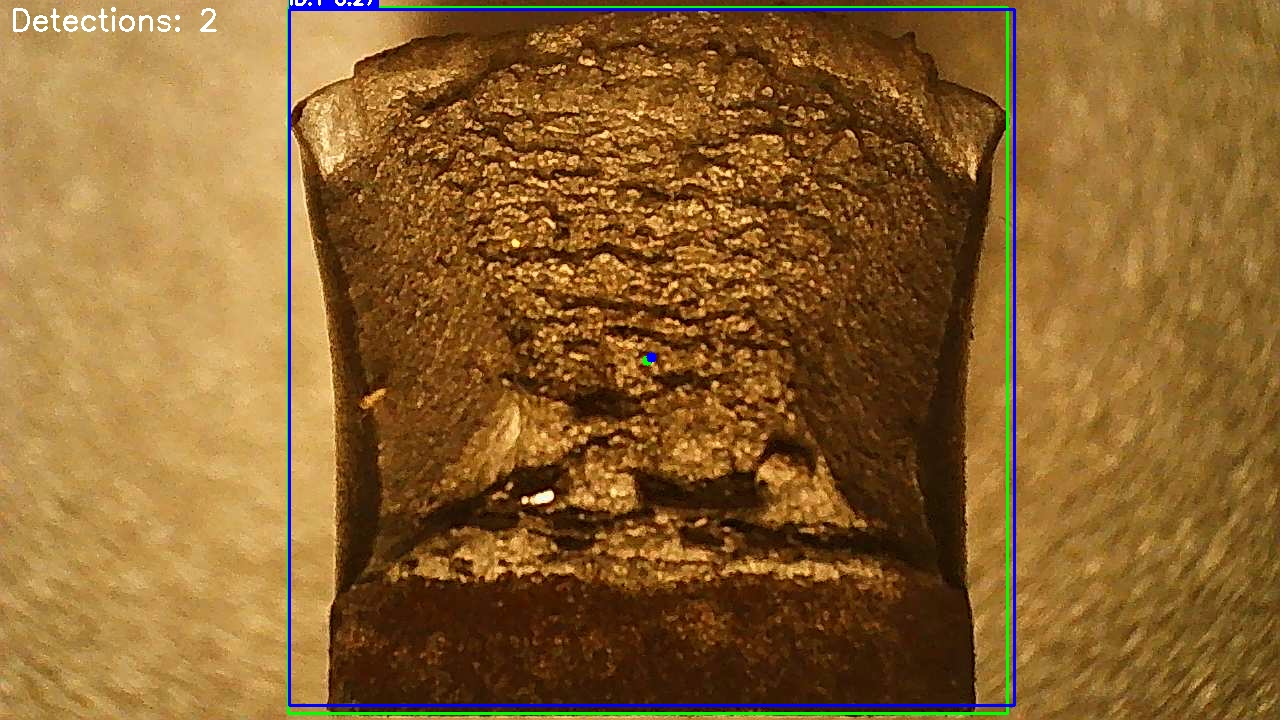
#> input picture tests/data/detection_test_frame_1.jpg, 1280 x 720 px
$ python -i image_processor.py   (imports and definitions only)   (older library calls are emulated)
#> lines starting #> are read from the running program, lines starting #| are printed output that depends on the picture
#> further down, picture is the input picture: shape (720, 1280, 3); mean B, G, R 47, 98.8, 139
"""
Image preprocessing utilities for Charpy specimen analysis.
"""

import cv2
import numpy as np
from typing import Tuple, Optional, List, Dict, Any
from PIL import Image
import logging

logger = logging.getLogger(__name__)


class ImageProcessor:
    """Image preprocessing for Charpy specimen analysis."""

    def __init__(self):
        """Initialize image processor."""
        self.default_size = (512, 512)

    def resize_image(self,
                    image: np.ndarray,
                    target_size: Tuple[int, int],
                    maintain_aspect_ratio: bool = True) -> np.ndarray:
        """
        Resize image to target size.

        Args:
            image: Input image
            target_size: Target (width, height)
            maintain_aspect_ratio: Whether to maintain aspect ratio

        Returns:
            np.ndarray: Resized image
        """
#> called with target_size = (512, 512), maintain_aspect_ratio = True
        if maintain_aspect_ratio:
            h, w = image.shape[:2]
#> h = 720; w = 1280
            target_w, target_h = target_size

            # Calculate scaling factor
            scale = min(target_w / w, target_h / h)
#> scale = 0.4
            new_w, new_h = int(w * scale), int(h * scale)
#> new_w = 512; new_h = 288

            # Resize image
            resized = cv2.resize(image, (new_w, new_h), interpolation=cv2.INTER_AREA)
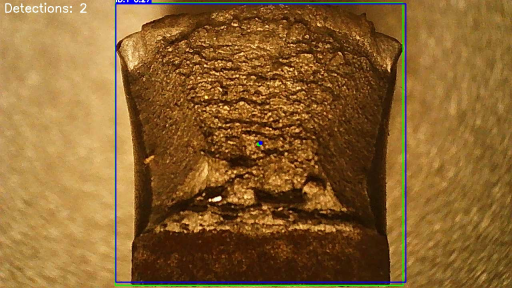
#> resized: shape (288, 512, 3); mean B, G, R 47, 98.8, 139

            # Create canvas and center image
            if len(image.shape) == 3:
                canvas = np.zeros((target_h, target_w, image.shape[2]), dtype=image.dtype)
            else:
                canvas = np.zeros((target_h, target_w), dtype=image.dtype)

            y_offset = (target_h - new_h) // 2
#> y_offset = 112
            x_offset = (target_w - new_w) // 2
#> x_offset = 0
            canvas[y_offset:y_offset+new_h, x_offset:x_offset+new_w] = resized
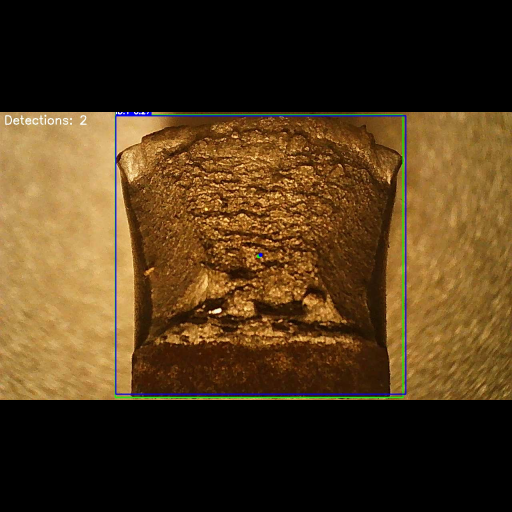
#> canvas: shape (512, 512, 3); mean B, G, R 26.5, 55.6, 78.2

            return canvas
        else:
            return cv2.resize(image, target_size, interpolation=cv2.INTER_AREA)

    def normalize_image(self, image: np.ndarray, method: str = 'minmax') -> np.ndarray:
        """
        Normalize image values.

        Args:
            image: Input image
            method: Normalization method ('minmax', 'zscore', 'clahe')

        Returns:
            np.ndarray: Normalized image
        """
#> called with method = 'clahe'
        if method == 'minmax':
            return cv2.normalize(image, None, 0, 255, cv2.NORM_MINMAX).astype(np.uint8)
        elif method == 'zscore':
            mean = np.mean(image)
            std = np.std(image)
            normalized = (image - mean) / (std + 1e-8)
            return ((normalized + 3) / 6 * 255).clip(0, 255).astype(np.uint8)
        elif method == 'clahe':
            if len(image.shape) == 3:
                lab = cv2.cvtColor(image, cv2.COLOR_BGR2LAB)
#> lab: shape (512, 512, 3); mean of channels 0, 1, 2 63.8, 134.5, 147.6
                clahe = cv2.createCLAHE(clipLimit=2.0, tileGridSize=(8, 8))
                lab[:, :, 0] = clahe.apply(lab[:, :, 0])
#> lab: shape (512, 512, 3); mean of channels 0, 1, 2 70.9, 134.5, 147.6
                return cv2.cvtColor(lab, cv2.COLOR_LAB2BGR)
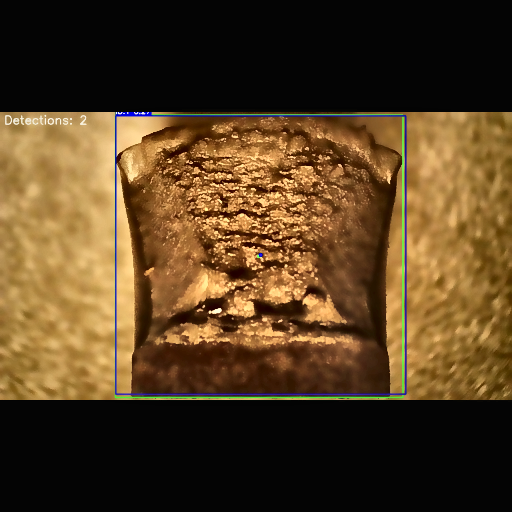
#> returned value: shape (512, 512, 3); mean B, G, R 33.7, 62.9, 86.2
            else:
                clahe = cv2.createCLAHE(clipLimit=2.0, tileGridSize=(8, 8))
                return clahe.apply(image)
        else:
            raise ValueError(f"Unknown normalization method: {method}")

    # [13 lines left out: function enhance_contrast, not called in this run]

    def denoise_image(self, image: np.ndarray, method: str = 'bilateral') -> np.ndarray:
        """
        Remove noise from image.

        Args:
            image: Input image
            method: Denoising method ('bilateral', 'gaussian', 'median', 'nlm')

        Returns:
            np.ndarray: Denoised image
        """
        if method == 'bilateral':
            return cv2.bilateralFilter(image, 9, 75, 75)
        elif method == 'gaussian':
            return cv2.GaussianBlur(image, (5, 5), 0)
        elif method == 'median':
            return cv2.medianBlur(image, 5)
        elif method == 'nlm':
            if len(image.shape) == 3:
                return cv2.fastNlMeansDenoisingColored(image, None, 10, 10, 7, 21)
            else:
                return cv2.fastNlMeansDenoising(image, None, 10, 7, 21)
        else:
            raise ValueError(f"Unknown denoising method: {method}")

    def sharpen_image(self, image: np.ndarray, strength: float = 1.0) -> np.ndarray:
        """
        Sharpen image using unsharp masking.

        Args:
            image: Input image
            strength: Sharpening strength (0.5-2.0)

        Returns:
            np.ndarray: Sharpened image
        """
#> called with strength = 0.5
        blurred = cv2.GaussianBlur(image, (0, 0), 1.0)
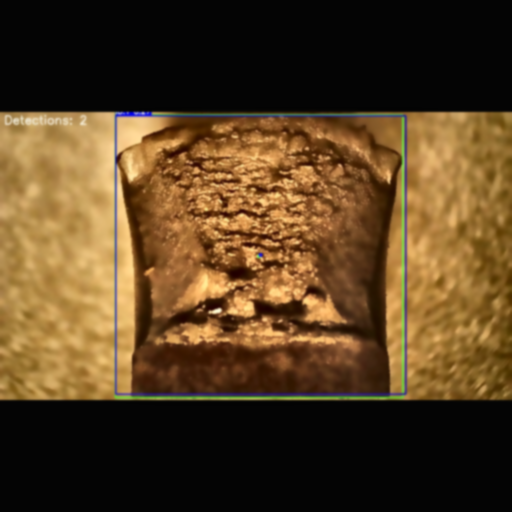
#> blurred: shape (512, 512, 3); mean B, G, R 33.7, 62.9, 86.2
        sharpened = cv2.addWeighted(image, 1.0 + strength, blurred, -strength, 0)
        return sharpened

    # [94 lines left out: functions extract_roi, detect_edges, segment_image, not called in this run]

    def preprocess_for_classification(self,
                                    image: np.ndarray,
                                    target_size: Tuple[int, int] = None) -> np.ndarray:
        """
        Complete preprocessing pipeline for classification.

        Args:
            image: Input image
            target_size: Target size for resizing

        Returns:
            np.ndarray: Preprocessed image
        """
        if target_size is None:
            target_size = self.default_size

        # Resize image
        processed = self.resize_image(image, target_size)

        # Denoise
        processed = self.denoise_image(processed, method='bilateral')

        # Enhance contrast
        processed = self.normalize_image(processed, method='clahe')

        # Slight sharpening
        processed = self.sharpen_image(processed, strength=0.5)

        return processed

>>> import cv2
>>> picture = cv2.imread('../../tests/data/detection_test_frame_1.jpg')
>>> result = ImageProcessor().preprocess_for_classification(picture)
